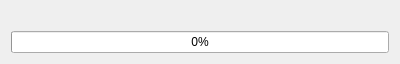
<?xml version="1.0" encoding="UTF-8"?>
<ui version="4.0">
 <class>Upgrader</class>
 <widget class="QWidget" name="Upgrader">
  <property name="geometry">
   <rect>
    <x>0</x>
    <y>0</y>
    <width>400</width>
    <height>64</height>
   </rect>
  </property>
  <property name="windowTitle">
   <string>Upgrader</string>
  </property>
  <layout class="QVBoxLayout" name="verticalLayout">
   <item>
    <widget class="QLabel" name="label">
     <property name="text">
      <string/>
     </property>
     <property name="alignment">
      <set>Qt::AlignCenter</set>
     </property>
    </widget>
   </item>
   <item>
    <widget class="QProgressBar" name="pbExtracting">
     <property name="value">
      <number>0</number>
     </property>
    </widget>
   </item>
  </layout>
 </widget>
 <layoutdefault spacing="6" margin="11"/>
 <resources/>
 <connections/>
</ui>
